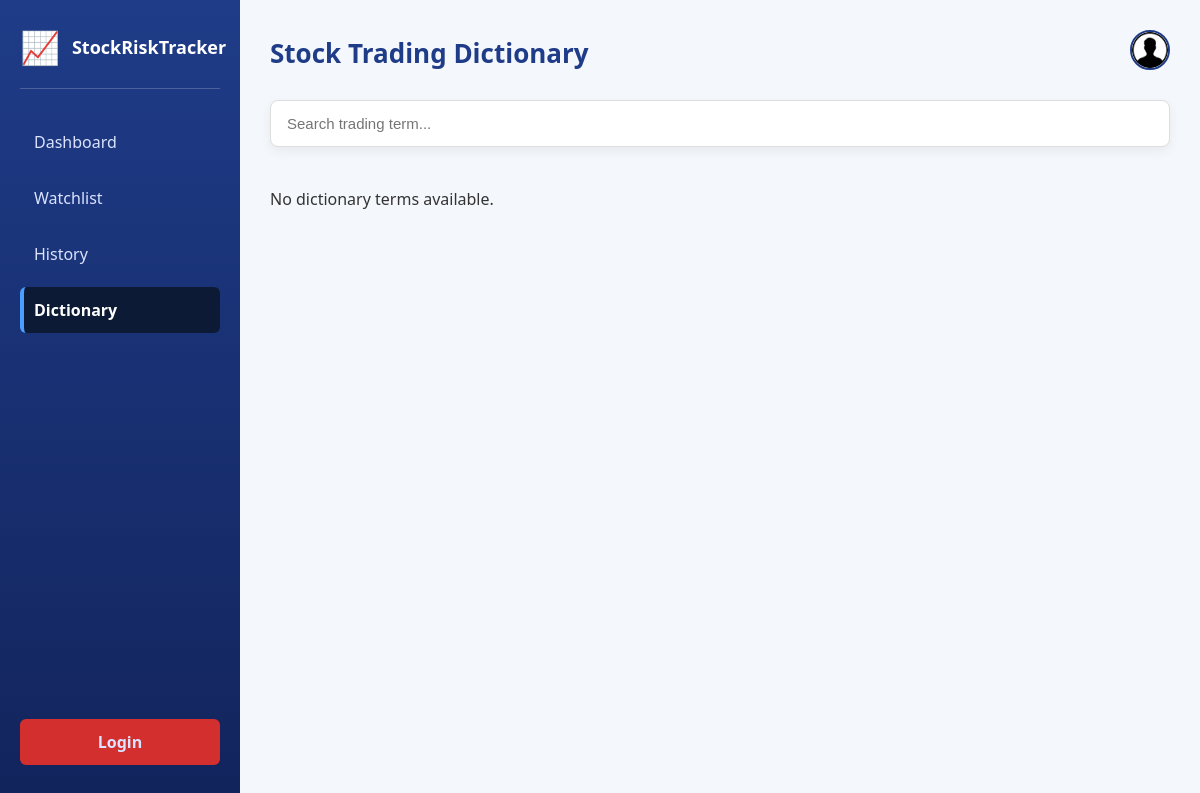
The app's page /dictionary/, older data.
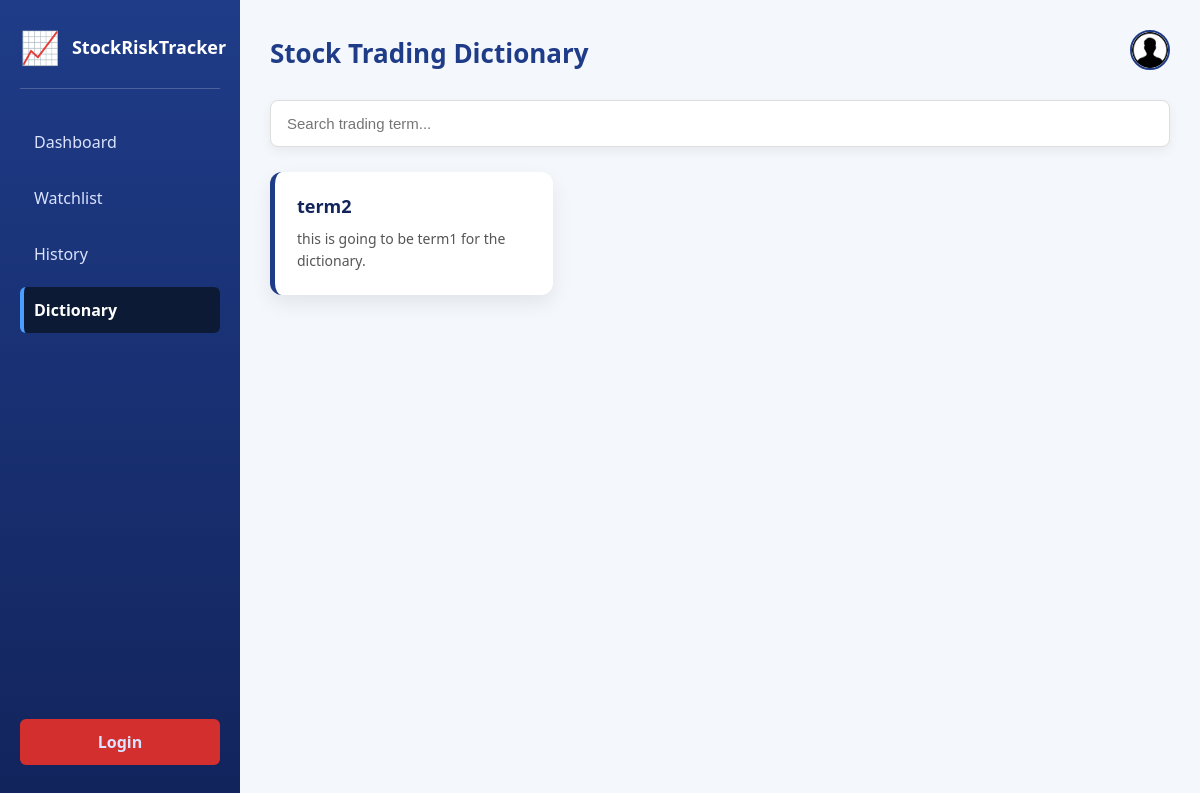
The same page, newer data.
### tracker/models.py (models this page shows, shortened)
class Dictionary(models.Model):
    term = models.CharField(max_length=200, blank=False, null=False)
    meaning = models.TextField(blank=False, null=False)

### tracker/views.py (the view)
# urls.py: path('dictionary/', tracker_views.dictionary, name='dictionary'),
def dictionary(request):
    terms = Dictionary.objects.all().order_by('term')
    return render(request, 'dictionary.html', {'terms': terms})

### templates/dictionary.html (shortened to what this page needs)
<!DOCTYPE html>
<html lang="en">
<head>
    {% load static %}
    <link rel="stylesheet" href="{% static 'css/dictionary.css' %}">
</head>
<body>
    <div class="container">
        <aside class="sidebar">
            <div class="logo-section">
                <div class="logo">📈</div>
                <h2>StockRiskTracker</h2>
            </div>
            {% if user.is_authenticated %}
            <a href="{% url 'dashboard' %}">Dashboard</a>
            <a href="{% url 'wallet' %}">Wallet</a>
            <a href="{% url 'watchlist' %}">Watchlist</a>
            <a href="{% url 'investment_diary' %}">Investment Diary</a>
            <a href="{% url 'history' %}">History</a>
            <a href="{% url 'dictionary' %}" class="active">Dictionary</a>
            <a href="{% url 'logout' %}" class="logout-btn">Logout</a>
            {% else %}
            <a href="{% url 'guest' %}">Dashboard</a>
            <a href="{% url 'watchlist' %}">Watchlist</a>
            <a href="{% url 'history' %}">History</a>
            <a href="{% url 'dictionary' %}" class="active">Dictionary</a>
            <a href="{% url 'login' %}" class="logout-btn">Login</a>
            {% endif %}
        </aside>
        <main class="main">
            <div class="header-top">
                <h1>Stock Trading Dictionary</h1>
                {% if user.is_authenticated %}
                <div class="profile-section">
                    <img src="{% static 'image/profile.jpg' %}" alt="User Profile" class="profile-avatar"
                        id="profileBtn">
                    <div class="profile-menu" id="profileMenu">
                        <a href="{% url 'profile' %}">Profile</a>
                        <a href="{% url 'logout' %}" class="menu-logout">Logout</a>
                    </div>
                </div>
                {% else %}
                <div class="profile-section" style="position:relative;">
                    <a href="#" id="guestDictProfileAvatar" onclick="toggleGuestDictMenu(event)"><img
                            src="{% static 'image/profile.jpg' %}" alt="Profile" class="profile-avatar"></a>
                </div>
                {% endif %}
            </div>
            <div class="search-box">
                <input type="text" placeholder="Search trading term...">
            </div>
            <div class="dictionary-grid">
                {% for item in terms %}
                <div class="dictionary-card">
                    <h3>{{ item.term }}</h3>
                    <p>{{ item.meaning }}</p>
                </div>
                {% empty %}
                <p>No dictionary terms available.</p>
                {% endfor %}
            </div>
        </main>
    </div>
</body>
</html>

### static/css/dictionary.css (style rules this page uses)
* { box-sizing: border-box; }
body { margin: 0; font-family: "Segoe UI", Tahoma, Geneva, Verdana, sans-serif; background-color: #f4f7fb; color: #333; }
.container { display: flex; min-height: 100vh; }
.sidebar { width: 240px; background: linear-gradient(180deg, #1f3c88, #12245c); color: #fff; padding: 25px 20px; display: flex; flex-direction: column; }
.logo-section { display: flex; gap: 12px; align-items: center; margin-bottom: 30px; padding-bottom: 20px; border-bottom: 1px solid rgba(255,255,255,0.2); }
.logo { font-size: 32px; }
.sidebar h2 { margin: 0; font-size: 18px; }
.sidebar a { text-decoration: none; color: #dbe3ff; padding: 12px 14px; margin-bottom: 10px; border-radius: 6px; transition: background 0.3s; }
.sidebar a.active { background-color: #0d1a35; color: #fff; font-weight: bold; border-left: 4px solid #4a9eff; padding-left: 10px; }
.logout-btn { margin-top: auto; background-color: #d32f2f; color: #fff; font-weight: bold; text-align: center; }
.main { flex: 1; padding: 30px; }
.header-top { display: flex; justify-content: space-between; align-items: center; margin-bottom: 25px; }
.header-top h1 { margin: 0; font-size: 26px; color: #1f3c88; }
.profile-section { position: relative; }
.profile-avatar { width: 40px; height: 40px; border-radius: 50%; cursor: pointer; border: 2px solid #1f3c88; transition: transform 0.2s, box-shadow 0.2s; }
.search-box { margin-bottom: 25px; }
.search-box input { width: 100%; padding: 14px 16px; border-radius: 8px; border: 1px solid #ddd; font-size: 15px; box-shadow: 0 4px 12px rgba(0,0,0,0.06); }
.dictionary-grid { display: grid; grid-template-columns: repeat(auto-fill, minmax(260px, 1fr)); gap: 25px; }
.dictionary-card { background-color: #ffffff; border-radius: 12px; padding: 22px; box-shadow: 0 8px 20px rgba(0,0,0,0.08); border-left: 5px solid #1f3c88; transition: transform 0.2s, box-shadow 0.2s; }
.dictionary-card h3 { margin-top: 0; margin-bottom: 10px; color: #12245c; font-size: 18px; }
.dictionary-card p { margin: 0; font-size: 14px; line-height: 1.6; color: #555; }

Row changes from the older to the newer data that the page shows:
added Dictionary: term "term2", meaning "this is going to be term1 for the dictionary."
Text that changed along with them:
text no longer shown: "No dictionary terms available."
